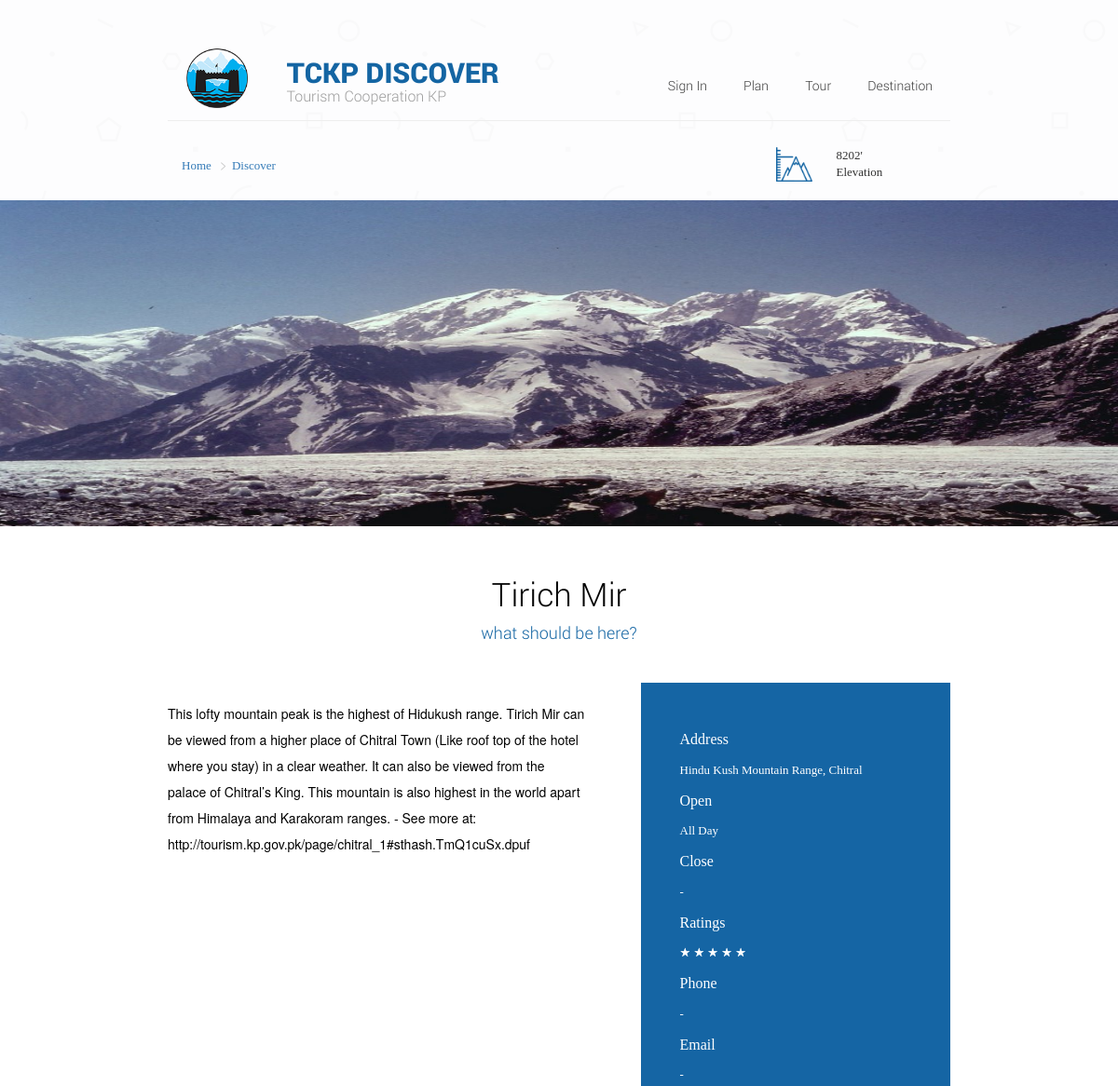
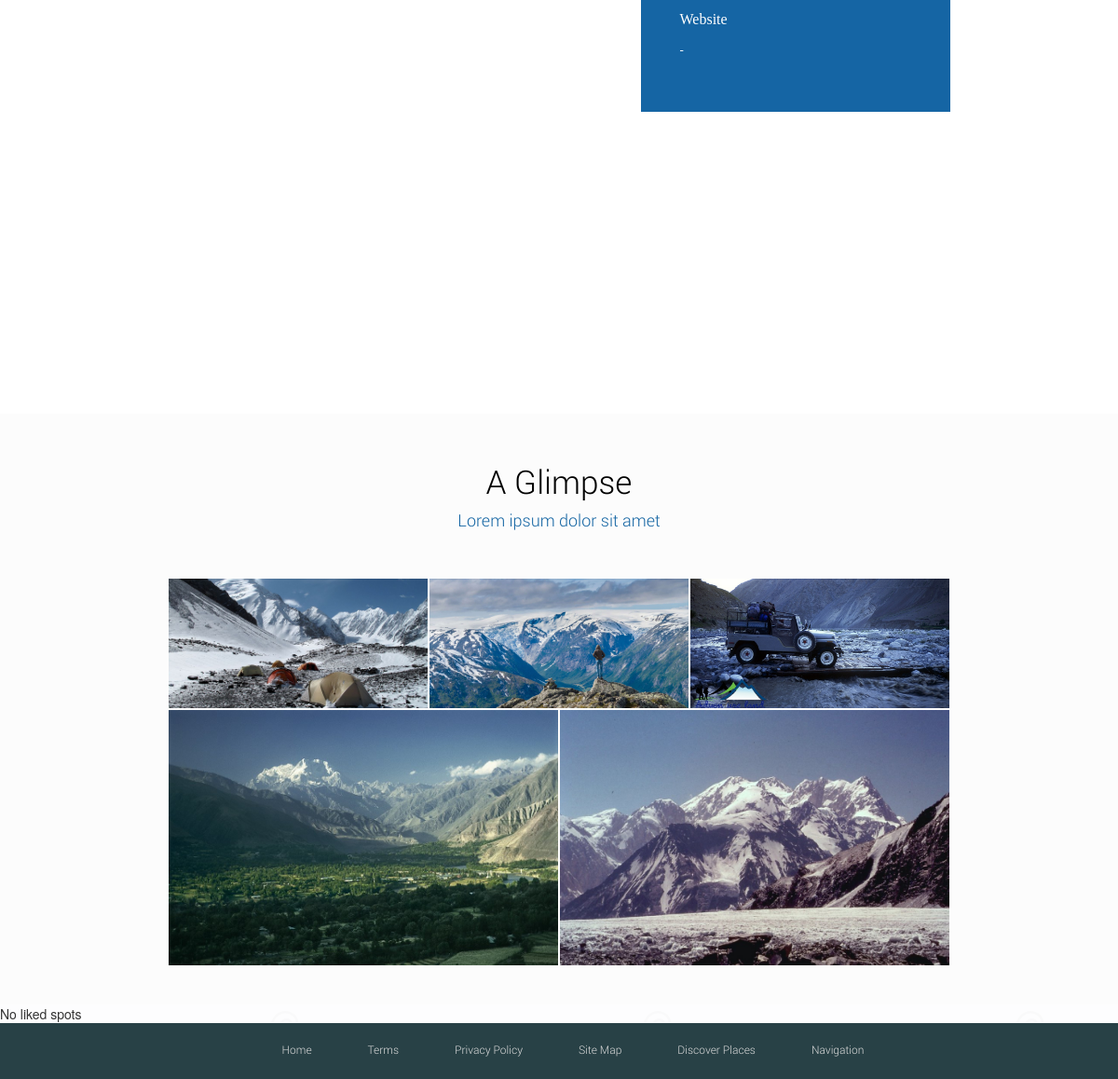
Page /sight/2 on the committed database (2 pictures, top to bottom).
### tables this page shows
CREATE TABLE `sights` (
  `sight_id` int(11) NOT NULL COMMENT 'Primary Key',
  `reg_id` int(11) NOT NULL COMMENT 'Foreign Key',
  `name` varchar(150) NOT NULL,
  `address` varchar(150) NOT NULL,
  `contact` varchar(15) NOT NULL,
  `email` varchar(50) NOT NULL,
  `website` varchar(150) NOT NULL,
  `open_timing` varchar(100) NOT NULL,
  `close_timing` varchar(100) NOT NULL,
  `rating` int(11) NOT NULL,
  `latitude` varchar(100) NOT NULL,
  `longitude` varchar(100) NOT NULL,
  `header_image` varchar(100) NOT NULL,
  `description` text NOT NULL,
  `type` int(11) NOT NULL,
  `status` enum('0','1') NOT NULL
);

### application/controllers/User/User.php (called while the page is built, shortened)
<?php
class User extends CI_Controller {
	public function __construct()
	{
		$this->load->model('userModel');
	}
	public function sight($sight_id)
	{
		$data['folder'] = "sights";
		$where = array('sight_id'=>$sight_id);
		$data['gallery'] = $this->userModel->select('sights_gallery','image',$where,'','',true);
		$where = array('sight_id'=>$sight_id,'status'=>'1');
		$data['data'] = $this->userModel->select('sights','',$where,'','',false);
		$data['page'] = "User/activity";
		$this->load->view("User/template", $data);
	}
}

### index.php (called while the page is built, shortened)
<?php
require_once BASEPATH.'core/CodeIgniter.php';

### application/models/userModel.php (called while the page is built, shortened)
<?php
class UserModel extends CI_MODEL
{
	public function select($table,$select,$where,$order_by,$limit,$all)
	{
		if(!empty($select))
		{
			$this->db->select($select);
		}
		else
		{
			$this->db->select();
		}
		$this->db->from($table);
		if(!empty($where))
		{
			$this->db->where($where);
		}
		$query = $this->db->get();
		if($all == true)
		{
			if($query->num_rows() > 0)
			{
				return $query->result_array();
			}
			else
			{
				return false;
			}
		}
		if($all == false)
		{
			if($query->num_rows() > 0)
			{
				return $query->row();
			}
			else
			{
				return false;
			}
		}
	}
}
?>

### application/views/User/activity.php (the view, shortened to what this page needs)
<body class="pattern animated fadeIn">
    <link rel='stylesheet' href='css/user/images-grid.css' type='text/css' />
	<div class="content">
		<div class="container">
			<div class="col-sm-12">
				<div class="row margins top_div">
					<div class="col-lg-6 col-sm-5 col-xs-3">
						<div class="col-sm-3 col-xs-9">
							<img class="img img-responsive logo" src="images/user/logo.png" alt="">
						</div>
						<div class="col-sm-9 col-xs-3 text-left">
							<h4 class="color-blue top_div_logo_heading"> TCKP DISCOVER</h4>
							<h5 class="color-text heading-description">Tourism Cooperation KP</h5>
						</div>
					</div>
					<div class="col-lg-6 col-sm-7 col-xs-9">
						<nav class="navbar">
						    <div class="collapse navbar-collapse" id="menuBar">
								<ul class="nav navbar-nav">
									<li class="top-links color-black"><a href="#">Destination</a></li>
									<li class="top-links color-black"><a href="#">Tour</a></li>
									<li class="top-links color-black"><a href="#">Plan</a></li>
									<li class="top-links color-black"><a href="#">Sign In</a></li>
								</ul>
							</div>
						</nav>
					</div>
				</div>
			</div>
			<div class="col-sm-12">
				<div class="row">
					<div class="col-lg-6 col-xs-12">
						<ol class="breadcrumb">
						  <li><a href="<?php echo base_url();?>home">Home</a></li>
						  <li><a href="<?php echo base_url();?>discover">Discover</a></li>
						</ol>
					</div>
					<div class="col-sm-6 col-xs-12">
						<div class="col-sm-6 col-xs-12">
						</div>
						<div class="col-sm-6 col-xs-12">
							<p class="about_elevation">8202'<br/>Elevation</p>
						</div>
					</div>
				</div>
			</div>
		</div>
		<div class="container-fluid">
			<div class="row">
				<div class="banner-wrapper">
					<div class="trekkingMainPage-banner">
                    	<img class="img img-responsive" width="100%" src="<?php echo base_url();?>images/admin/<?php echo $folder;?>/<?php echo $data->header_image;?>" />
					</div>
				</div>
			</div>
		</div>
		<div class="white_bg about">
			<div class="container">
				<div class="row">
					<div class="col-lg-12">
                    <?php
					if(!empty($data))
					{
					?>
						<h2 class="color-black heading_large text-center"><?php echo ($folder == 'events')? $data->title :$data->name;?></h2>
						<h4 class="color-blue text-center">what should be here?</h4>
						<div class="col-lg-7 col-md-7 col-sm-12">
							<div class="trek-text color-black paddi">
							<?php
                            	echo html_entity_decode($data->description);
                            ?>
							</div>
						</div>
						<div class="col-lg-5 col-md-5 col-sm-12">
							<div class="address_div">
								<h5>Address</h5>
								<p><?php echo $data->address;?></p>
								<h5>open</h5>
								<p><?php echo $data->open_timing;?></p>
								<h5>close</h5>
								<p><?php echo $data->close_timing;?></p>
								<h5>ratings</h5>
								<p class="ratings">
                                	<?php
									for($a=0;$a<$data->rating;$a++)
									{
									?>
                                	<span class="filled_stars_white">&#9734;</span>
                                    <?php
                                    }
									?>
                                </p>
								<h5>phone</h5>
								<p><?php echo $data->contact;?></p>
								<h5>email</h5>
								<p><?php echo $data->email;?></p>
								<h5>website</h5>
								<p><?php echo $data->website;?></p>
							</div>
			              	<div id="map_canvas"></div>
						</div>
					</div>
                    <?php
					}
					?>
				</div>
			</div>
		</div>
		<?php
		if(!empty($gallery))
		{
		?>
		<div class="gray_bg about">
			<div class="container">
					<div class="col-xs-12">
						<h2 class="color-black heading_large text-center">A Glimpse</h2>
						<h4 class="color-blue text-center">Lorem ipsum dolor sit amet</h4>
						<div id="gallery" class="spacing"></div>
					</div>
			</div>
		</div>
        <?php
		}
		?>
        <?php
		if(!empty($random_spots))
		{
		?>
		<div class="gray_bg about">
			<div class="container">
				<div class="col-xs-12">
					<h2 class="color-black heading_large text-center">You may also like</h2>
					<h4 class="color-blue text-center">What should be here?</h4>
					<?php
						foreach($random_spots as $key=>$value)
						{
					?>
                        <div class="col-lg-4 col-md-4 col-sm-6 col-xs-12 text-center">
                            <div class="also-visit-box margins">
                                <img class="img img-responsive" src="<?php echo base_url();?>images/admin/spots/<?php echo $value['header_image'];?>" />
                                <h4 class="color-black"><?php echo $value['name'];?></h4>
                                <p class="color-text"><?php echo $value['address'];?></p>
                                <a href="<?php echo base_url()?>User/User/activity/<?php echo $value['spot_id'];?>"><button class="btn btn-primary gotopage">MORE INFO</button></a>
                            </div>
                        </div>
                    <?php
						}
					?>
				</div>
			</div>
		</div>
        <?php
		}
		else
		{
			echo "No liked spots";
		}
		?>
		<div class="footer">
			<div class="col-sm-12">
				<div class="col-sm-push-2 col-sm-8 col-sm-pull-2">
					<ul class="text-center">
						<li class="footer-links"><a href="#">Home</a></li>
						<li class="footer-links"><a href="#">Terms</a></li>
						<li class="footer-links"><a href="#">Privacy Policy</a></li>
						<li class="footer-links"><a href="#">Site Map</a></li>
						<li class="footer-links"><a href="#">Discover Places</a></li>
						<li class="footer-links"><a href="#">Navigation</a></li>
					</ul>
				</div>
			</div>
		</div>
	</div>
</body>

### application/views/User/template.php (shortened to what this page needs)
<html>
<?php $this->load->view("User/template/head"); ?>
<?php $this->load->view($page); ?>
</html>

### application/views/User/template/head.php (shortened to what this page needs)
<head>
<link rel="stylesheet" id="bootstrap-css" href="css/user/bootstrap.css" type="text/css" media="all">
<link rel="stylesheet" id="style-css" href="css/user/style.css" type="text/css" media="all">
<link rel="stylesheet" id="animate-css" href="css/user/animate.css" type="text/css" media="all">
<link rel="stylesheet" href="https://maxcdn.bootstrapcdn.com/font-awesome/4.5.0/css/font-awesome.min.css">
</head>

### css/user/style.css (style rules this page uses)
p, a { font-family: 'Open-Sans-Light'; font-size: 13px; }
h4, h3 { font-family: 'Robotto-Light'; }
h4 { font-size: 18px; }
h2 { font-family: 'Open-Sans-Light'; font-size: 40px; }
h5 { font-family: 'Open-Sans-Light'; font-size: 16px; }
ul { -webkit-padding-start: 30px !important; }
.pattern { background: url('../../images/user/geo_pattern_light.png'); }
.margins { margin: 3em 0 2em 0; }
.container { width: 75%; }
.breadcrumb { background-color: transparent !important; }
.breadcrumb a { text-decoration: none; font-size: 13px; }
.heading_large { font-size: 35px; font-weight: lighter; font-family: 'Robotto-Light'; }
.color-blue { color: #1465a3 !important; }
.color-black { color: #000; }
.color-text { color: #666; }
.spacing { padding: 5% 0 2%; margin-top: 3em; margin-bottom: 2em; }
.banner-wrapper { position: relative; }
.navbar-nav { text-align: right; width: 100%; }
.nav > li > a { background-color: transparent; border-bottom: 2px solid transparent; }
.heading-description { display: block; }
.breadcrumb li { text-transform: capitalize; }
.navbar { margin-bottom: 0px !important; }
.navbar-collapse { padding-right: 0 !important; }
.breadcrumb > li + li:before { padding: 0 5px; color: #ccc; content: ">"; }
.footer { background-color: #284146; min-height: 60px; }
.footer ul { margin: 0; }
.footer-links, .other_regions_link { list-style: none; text-decoration: none; padding: .25em 0 }
.footer-links { display: inline-block; padding: 1em 2em; }
.footer-links a { color: #dcdcdc; line-height: 2.5em; font-size: 12px; font-family: 'Robotto-Light'; }
.white_bg { background-color: #fff !important; }
.top-links { display: inline-block; padding: 1em .75em .5em; margin-top: 0; font-family: 'Robotto-Light' !important; margin-bottom: 0 !important; border-bottom: 2px solid transparent; }
.top-links:first-child { padding-right: 0; }
.top-links a:first-child { padding-right: 3px; }
.top-links a { text-decoration: none; color: #3f3f3f; font-family: 'Robotto-Light' !important; font-size: 14px; }
.top_div_logo_heading { font-size: 30px; font-family: Robotto-Black; margin-bottom: 0; }
.logo { width: 66px; height: auto; margin-left: -10px; }
.top_div { padding: .7em 0 0; border-bottom: 1px solid #eee; }
.top_div h5 { margin-top: 0; font-size: 16px; font-family: Robotto-Light; color: #9d9d9d; }
.about { line-height: 2em; padding: 3% 0 2%; }
.about_elevation { background: url('../../images/user/elevation.png') no-repeat; padding: 0 5em; background-size: contain; }
.trekkingMainPage-banner { height: 350px; overflow: hidden; }
.trekkingMainPage-banner img { height:100%; }
.gray_bg { background: #fcfcfc; }
.address_div { color: #fff; background-color: #1565a4; padding: 3em; margin-top: 10%; }
.address_div h5 { text-transform: capitalize; }
.filled_stars_white:before { content: "\2605"; position: absolute; color: #fff; }
.trek-text { padding: 5% 6% 4% 0; margin-top: 6%; }
@media (min-width: 992px) { .container { width: 75%; } }

### css/user/images-grid.css (style rules this page uses)
.imgs-grid { max-width: 100%; margin: 0 auto; font-size: 0; }

### application/views/User/activity.php (style rules this page uses)
#map_canvas { width: 100%; height: 300px; }

### rows in the picture
sights: header_image (picture), name "Tirich Mir", description "This lofty mountain peak is the highest of Hidukush range. Tirich Mir can be viewed from a higher place of Chitral Town (Like roof top of the hotel where you stay) in a clear weather. It can also be viewed from the palace of Chitral’s King. This mountain is also highest in the world apart from Himalaya and Karakoram ranges. - See more at: http://tourism.kp.gov.pk/page/chitral_1#sthash.TmQ1cuSx.dpuf", address "Hindu Kush Mountain Range, Chitral", open_timing "All Day", close_timing "-", rating 5 (drawn), contact "-", email "-", website "-"
